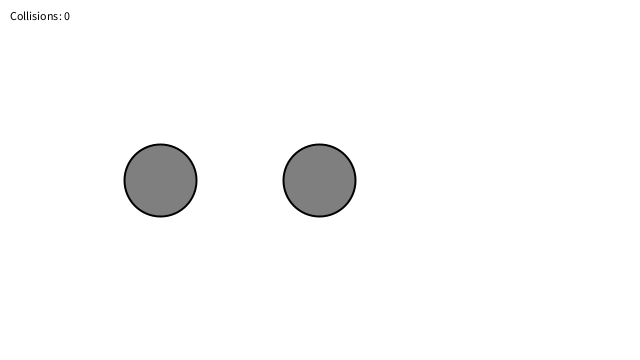
Frame 1 (no input)
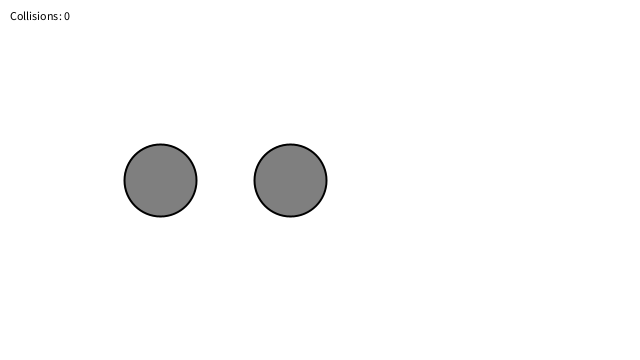
Frame 60 (the mouse pressed at the canvas centre just before this capture)
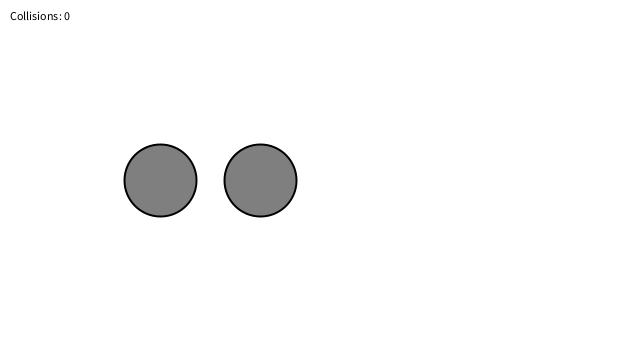
Frame 120 (the mouse held since frame 60 and released just before this capture)

The Processing sketch that drew these frames (run headless with seeded random() and noise(); from frame 60 on, the mouse is pressed at the canvas centre):

// Processing sketch: pool_pi2
// ── pool_pi2.pde
Block block1;
Block block2;

void setup() {
  size(640, 360);
  
  block1 = new Block(100);
  block1.initPosition(width/2, height/2);
  block1.initVelocity(-0.5, 0);
  
  block2 = new Block(1);
  block2.initPosition(width/4, height/2);
  block2.initVelocity(0, 0);
}

void draw() {
  background(255);
  
  block2.checkCollision(block1);
  block1.checkCollision(block2);
  
  block1.draw();
  block2.draw();
  
  fill(0);
  text("Collisions: " + counter, 10, 20);
}

// ── Block.pde
int counter;

class Block {
  PVector pos;
  PVector vel;
  PVector acc;
  float mass;
  
  Block(float m) {
    mass = m;
    acc = new PVector();
  }
  
  void initPosition(float x, float y) {
    pos = new PVector(x, y);
  }
  
  void initVelocity(float dx, float dy) {
    vel = new PVector(dx, dy);
  }
  
  void update() {
    vel.add(acc);
    pos.add(vel);
    acc.set(0, 0);
    
    if (pos.x <= 36) {
      pos.x = 36;
      vel.x *= -1;
      counter++;
    }
  }

  void checkCollision(Block other) {

    // Get distances between the balls components
    PVector distanceVect = PVector.sub(other.pos, pos);

    // Calculate magnitude of the vector separating the balls
    float distanceVectMag = distanceVect.mag();

    // Minimum distance before they are touching
    float minDistance = 72;

    if (distanceVectMag < minDistance) {
      float distanceCorrection = (minDistance-distanceVectMag)/2.0;
      PVector d = distanceVect.copy();
      PVector correctionVector = d.normalize().mult(distanceCorrection);
      other.pos.add(correctionVector);
      pos.sub(correctionVector);

      // get angle of distanceVect
      float theta  = distanceVect.heading();
      // precalculate trig values
      float sine = sin(theta);
      float cosine = cos(theta);

      /* bTemp will hold rotated ball positions. You 
       just need to worry about bTemp[1] position*/
      PVector[] bTemp = {
        new PVector(), new PVector()
      };

      /* this ball's position is relative to the other
       so you can use the vector between them (bVect) as the 
       reference point in the rotation expressions.
       bTemp[0].position.x and bTemp[0].position.y will initialize
       automatically to 0.0, which is what you want
       since b[1] will rotate around b[0] */
      bTemp[1].x  = cosine * distanceVect.x + sine * distanceVect.y;
      bTemp[1].y  = cosine * distanceVect.y - sine * distanceVect.x;

      // rotate Temporary velocities
      PVector[] vTemp = {
        new PVector(), new PVector()
      };

      vTemp[0].x  = cosine * vel.x + sine * vel.y;
      vTemp[0].y  = cosine * vel.y - sine * vel.x;
      vTemp[1].x  = cosine * other.vel.x + sine * other.vel.y;
      vTemp[1].y  = cosine * other.vel.y - sine * other.vel.x;

      /* Now that velocities are rotated, you can use 1D
       conservation of momentum equations to calculate 
       the final velocity along the x-axis. */
      PVector[] vFinal = {  
        new PVector(), new PVector()
      };

      // final rotated velocity for b[0]
      vFinal[0].x = ((mass - other.mass) * vTemp[0].x + 2 * other.mass * vTemp[1].x) / (mass + other.mass);
      vFinal[0].y = vTemp[0].y;

      // final rotated velocity for b[0]
      vFinal[1].x = ((other.mass - mass) * vTemp[1].x + 2 * mass * vTemp[0].x) / (mass + other.mass);
      vFinal[1].y = vTemp[1].y;

      // hack to avoid clumping
      bTemp[0].x += vFinal[0].x;
      bTemp[1].x += vFinal[1].x;

      /* Rotate ball positions and velocities back
       Reverse signs in trig expressions to rotate 
       in the opposite direction */
      // rotate balls
      PVector[] bFinal = { 
        new PVector(), new PVector()
      };

      bFinal[0].x = cosine * bTemp[0].x - sine * bTemp[0].y;
      bFinal[0].y = cosine * bTemp[0].y + sine * bTemp[0].x;
      bFinal[1].x = cosine * bTemp[1].x - sine * bTemp[1].y;
      bFinal[1].y = cosine * bTemp[1].y + sine * bTemp[1].x;

      // update balls to screen position
      other.pos.x = pos.x + bFinal[1].x;
      other.pos.y = pos.y + bFinal[1].y;

      pos.add(bFinal[0]);

      // update velocities
      vel.x = cosine * vFinal[0].x - sine * vFinal[0].y;
      vel.y = cosine * vFinal[0].y + sine * vFinal[0].x;
      other.vel.x = cosine * vFinal[1].x - sine * vFinal[1].y;
      other.vel.y = cosine * vFinal[1].y + sine * vFinal[1].x;
      counter++;
    }
  }
  
  void applyForce(float ddx, float ddy) {
    PVector w = new PVector(ddx, ddy);
    w.div(mass);
    acc.add(w);
  }
  
  void draw() {
    update();
    
    stroke(0);
    strokeWeight(2);
    fill(127);
    
    ellipse(pos.x, pos.y, 72, 72);
  }
}
